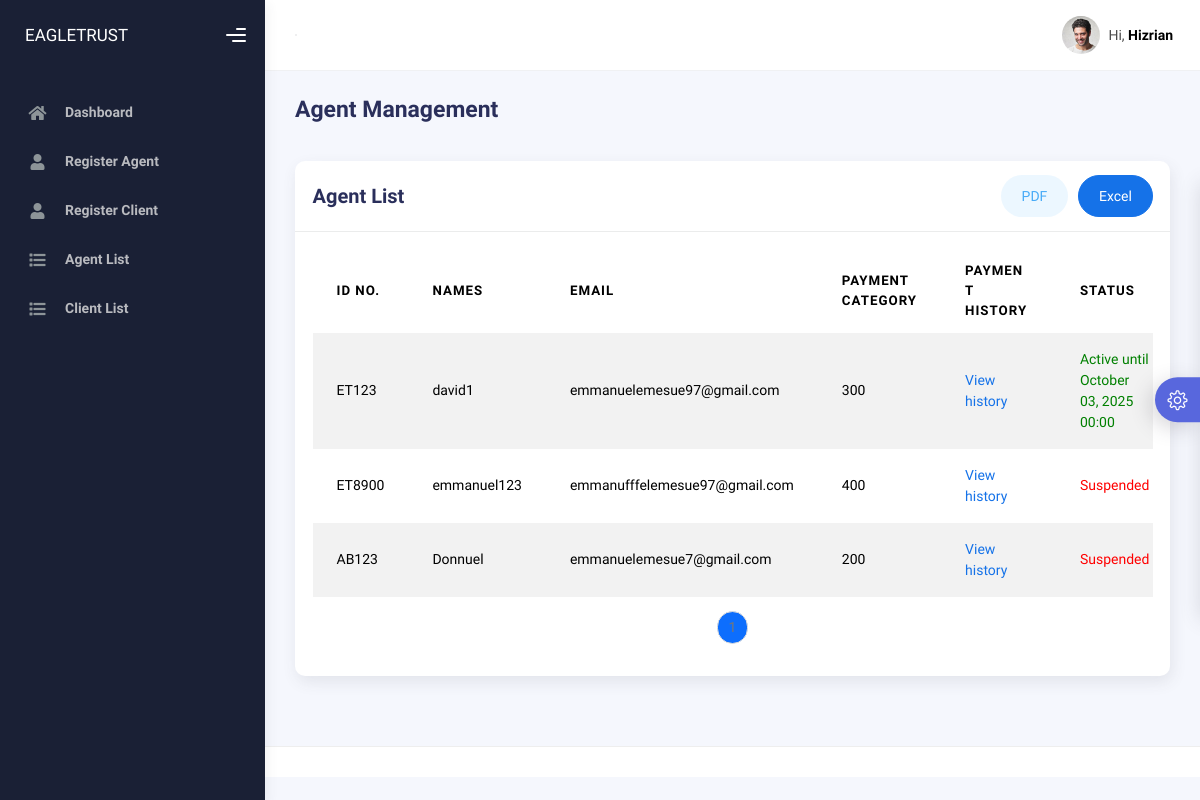
The page /customers/ (signed in) on the database its author committed.
### dashboard/models.py (models this page shows, shortened)
class Customer(models.Model):
    STATUS_CHOICES = [
        (0, 'Suspended'),
        (1, 'Active'),
    ]
    customer_id = models.CharField(primary_key=True, max_length=50, unique=True)
    username = models.CharField(max_length=255, unique=True)
    email = models.EmailField(unique=True)
    date_created = models.DateTimeField(auto_now_add=True, null=True)
    payment_category = models.IntegerField(default=0)
    phone_number = models.CharField(max_length=11, null=True, unique=True)
    status = models.IntegerField(choices=STATUS_CHOICES, default=0)
    activation_expiry = models.DateTimeField(null=True, blank=True)  # Field for timer
    def is_timer_active(self):
        if self.status == 1 and self.activation_expiry:
            return timezone.now() <= self.activation_expiry
        return False

### dashboard/views.py (the view)
# urls.py: path('customers/', views.CustomerList.as_view(), name="customer_list"),
@method_decorator(login_required, name='dispatch')
class CustomerList(ListView):
    model = Customer
    template_name = 'dashboard/admin2/client_list.html'
    context_object_name = 'customer_list'  # Specify the context variable name for the queryset
    def get_queryset(self):
        return Customer.objects.all()
    def get_context_data(self, **kwargs):
        context = super().get_context_data(**kwargs)
        total_agents = Agent.objects.count()
        total_customer = Customer.objects.count()
        context['total_agents'] = total_agents
        context['total_customer'] = total_customer
        return context

### templates/dashboard/admin2/client_list.html (shortened to what this page needs)
{% extends 'dashboard/admin2/base.html' %}
{% load static %}
{% block content %}
<div class="container">
    <div class="page-inner">
        <div class="page-header">
            <h3 class="fw-bold mb-3">Agent Management</h3>
        </div>
        <div class="col-md-12">
            <div class="card">
                <div class="card-header">
                    <div class="d-flex align-items-center">
                        <h4 class="card-title">Agent List</h4>
                        <div class="ms-md-auto py-2 py-md-0">
                            <button class="btn btn-label-info btn-round me-2" id="export-pdf">PDF</button>
                            <button class="btn btn-primary btn-round" id="downloadexcel">Excel</button>
                        </div>
                    </div>
                </div>
                <div class="card-body">
                    <div class="table-responsive">
                        <table id="table" class="display table table-striped table-hover">
                            <thead>
                                <tr>
                                    <th>ID No.</th>
                                    <th>NAMES</th>
                                    <th>EMAIL</th>
                                    <th>PAYMENT CATEGORY</th>
                                    <th>PAYMENT HISTORY</th>
                                    <th style="width: 15%">Status</th>
                                </tr>
                            </thead>
                            <tbody id="payment-history-body">
                                {% for customer in customer_list %}
                                <tr>
                                    <td>{{ customer.customer_id }}</td>
                                    <td>{{ customer.username }}</td>
                                    <td>{{ customer.email }}</td>
                                    <td>{{ customer.payment_category }}</td>
                                    <td><a href="{% url 'admin_payment_history' user_id=customer.customer_id %}">View history</a></td>
                                    <td>
                                        {% if customer.is_timer_active %}
                                            <span style='color:green;'> Active until {{ customer.activation_expiry|date:"F d, Y H:i" }}</span>
                                        {% else %}
                                            <span style='color:red;'> Suspended </span>
                                        {% endif %}
                                    </td>
                                </tr>
                                {% empty %}
                                <tr>
                                    <td colspan="7">No data available</td>
                                </tr>
                                {% endfor %}
                            </tbody>
                        </table>
                        <nav aria-label="Page navigation">
                            <ul class="pagination justify-content-center" id="pagination-controls"></ul>
                        </nav>
                    </div>
                </div>
            </div>
        </div>
    </div>
</div>
{% endblock %}

### rows shown on the page
Customer: customer_id "ET123", username "david1", email "emmanuelemesue97@gmail.com", payment_category "300", activation_expiry "October 03, 2025 00:00"
Customer: customer_id "ET8900", username "emmanuel123", email "emmanufffelemesue97@gmail.com", payment_category "400", status "Suspended"
Customer: customer_id "AB123", username "Donnuel", email "emmanuelemesue7@gmail.com", payment_category "200", status "Suspended"
